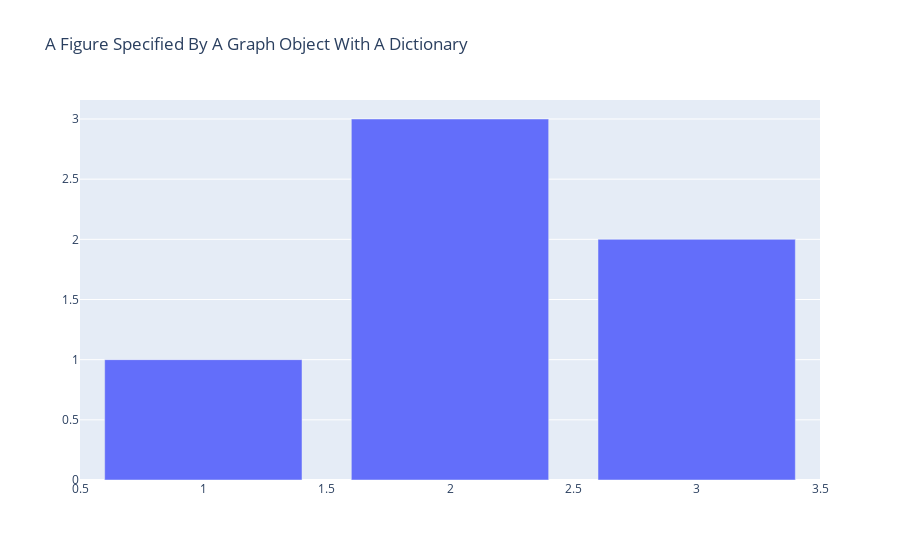

Write notebook code for a chart like this one.
### Code cell
fig.show()

### Figure 1 — Plotly figure (JSON) as saved in the notebook; plotly's stock layout.template omitted (floating-point values rounded to 4 significant figures)
{"data": [{"type": "bar", "x": [1, 2, 3], "y": [1, 3, 2]}], "layout": {"title": {"text": "A Figure Specified By A Graph Object With A Dictionary"}}}
